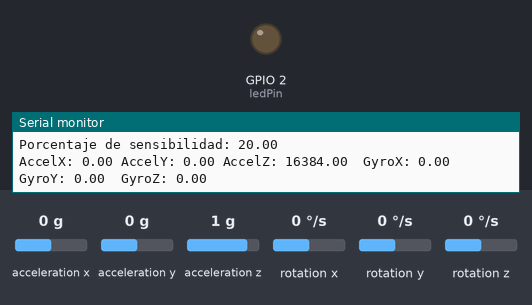
This sketch was run on a simulated ESP32. Parts: output pins drawn as LEDs (lit = HIGH), the last lines printed to the serial monitor. The test bench sets the inputs (shaded band); at power-on: acceleration x 0 g, acceleration y 0 g, acceleration z 1 g, rotation x 0 °/s, rotation y 0 °/s, rotation z 0 °/s. Nothing arrives over Bluetooth unless stated.

Above: at 2.2 s.
2.3 s: acceleration x set to -1.4 g
At 2.54 s:
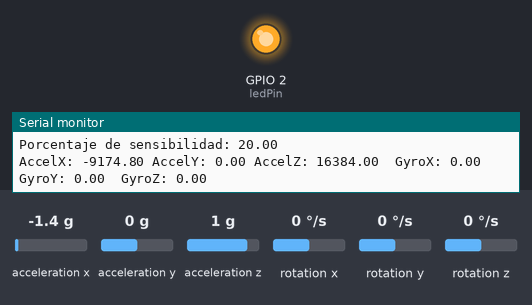
8.2 s: acceleration y set to 0.8 g
At 9.2 s:
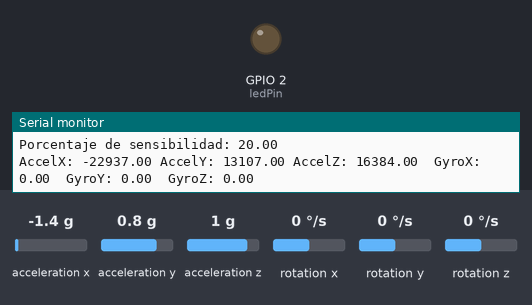
Timing chart, 0 to 11.2 s (numbered marks = the images above; inputs shaded):
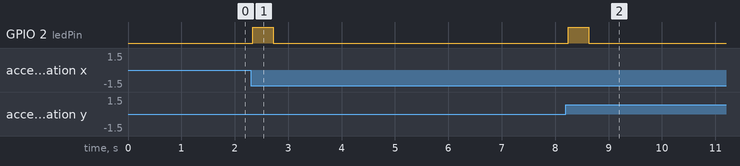

The sketch:

SensorBT_20_03_2024_20h_38m.ino
```cpp
#include <Wire.h>
#include <BluetoothSerial.h>
#include <MPU6050.h>

BluetoothSerial SerialBT;
MPU6050 mpu;

const int pinAnalogo = 34;
const int ledPin = 2; // LED interno del ESP32 NodeMCU 32S

int16_t prevAccelX, prevAccelY, prevAccelZ;
int16_t prevGyroX, prevGyroY, prevGyroZ;

float variationPercentage = 20.0; // Porcentaje de variación permitido (+/-)

const int numReadings = 10; // Número de lecturas para el filtro de promedio móvil
int16_t accelXReadings[numReadings];
int16_t accelYReadings[numReadings];
int16_t accelZReadings[numReadings];
int16_t gyroXReadings[numReadings];
int16_t gyroYReadings[numReadings];
int16_t gyroZReadings[numReadings];
int readingIndex = 0; // Renombrado de 'index' a 'readingIndex'

void setup() {
  Serial.begin(115200);
  SerialBT.begin("ESP32_SSR");
  delay(1000);
  pinMode(pinAnalogo, INPUT);
  pinMode(ledPin, OUTPUT); // Configura el pin del LED como salida

  Wire.begin();
  mpu.initialize();

  // Inicializa las lecturas previas con los valores iniciales
  mpu.getAcceleration(&prevAccelX, &prevAccelY, &prevAccelZ);
  mpu.getRotation(&prevGyroX, &prevGyroY, &prevGyroZ);

  // Inicializa los arreglos de lecturas para el filtro de promedio móvil
  for (int i = 0; i < numReadings; i++) {
    accelXReadings[i] = prevAccelX;
    accelYReadings[i] = prevAccelY;
    accelZReadings[i] = prevAccelZ;
    gyroXReadings[i] = prevGyroX;
    gyroYReadings[i] = prevGyroY;
    gyroZReadings[i] = prevGyroZ;
  }
}

void loop() {
  int16_t accelX, accelY, accelZ;
  int16_t gyroX, gyroY, gyroZ;

  mpu.getAcceleration(&accelX, &accelY, &accelZ);
  mpu.getRotation(&gyroX, &gyroY, &gyroZ);

  // Actualiza los arreglos de lecturas para el filtro de promedio móvil
  accelXReadings[readingIndex] = accelX;
  accelYReadings[readingIndex] = accelY;
  accelZReadings[readingIndex] = accelZ;
  gyroXReadings[readingIndex] = gyroX;
  gyroYReadings[readingIndex] = gyroY;
  gyroZReadings[readingIndex] = gyroZ;
  readingIndex = (readingIndex + 1) % numReadings;

  // Calcula la media de las lecturas para el filtro de promedio móvil
  float accelXAvg = 0;
  float accelYAvg = 0;
  float accelZAvg = 0;
  float gyroXAvg = 0;
  float gyroYAvg = 0;
  float gyroZAvg = 0;
  for (int i = 0; i < numReadings; i++) {
    accelXAvg += accelXReadings[i];
    accelYAvg += accelYReadings[i];
    accelZAvg += accelZReadings[i];
    gyroXAvg += gyroXReadings[i];
    gyroYAvg += gyroYReadings[i];
    gyroZAvg += gyroZReadings[i];
  }
  accelXAvg /= numReadings;
  accelYAvg /= numReadings;
  accelZAvg /= numReadings;
  gyroXAvg /= numReadings;
  gyroYAvg /= numReadings;
  gyroZAvg /= numReadings;

  // Calcula el cambio porcentual en las lecturas
  float accelChangeX = abs((accelXAvg - prevAccelX) / (float)prevAccelX) * 100;
  float accelChangeY = abs((accelYAvg - prevAccelY) / (float)prevAccelY) * 100;
  float accelChangeZ = abs((accelZAvg - prevAccelZ) / (float)prevAccelZ) * 100;

  // Actualiza las lecturas previas
  prevAccelX = accelXAvg;
  prevAccelY = accelYAvg;
  prevAccelZ = accelZAvg;

  // Lee el monitor serial para ajustar la sensibilidad
if (Serial.available() > 0) {
  int input = Serial.parseInt(); // Lee el número entero ingresado

  // Utiliza un switch-case para asignar el porcentaje de sensibilidad correspondiente
  switch(input) {
    case 1:
      variationPercentage = 10.0;
      break;
    case 2:
      variationPercentage = 20.0;
      break;
    case 3:
      variationPercentage = 30.0;
      break;
    // Agrega más casos según sea necesario
    default:
      Serial.println("Opción inválida.");
      return; // Sal del bucle si la opción es inválida
  }

  Serial.print("Nuevo porcentaje de variación: ");
  Serial.println(variationPercentage);
}
// Lee Bluetooth para ajustar la sensibilidad
while (SerialBT.available() > 0) {
  int input = SerialBT.parseInt(); // Lee el número entero recibido por Bluetooth

  // Utiliza un switch-case para asignar el porcentaje de sensibilidad correspondiente
  switch(input) {
    case 1:
      variationPercentage = 10.0;
      break;
    case 2:
      variationPercentage = 20.0;
      break;
    case 3:
      variationPercentage = 30.0;
      break;
    // Agrega más casos según sea necesario
    default:
      SerialBT.println("Opción inválida.");
      return; // Sal del bucle si la opción es inválida
  }

  SerialBT.print("Nuevo porcentaje de variación: ");
  SerialBT.println(variationPercentage);
}


  // Comprueba si alguna variación excede el porcentaje permitido
  if (accelChangeX > variationPercentage || accelChangeY > variationPercentage || accelChangeZ > variationPercentage) {
    digitalWrite(ledPin, HIGH); // Enciende el LED
  } else {
    digitalWrite(ledPin, LOW); // Apaga el LED si no hay variación
  }

  Serial.print("Porcentaje de sensibilidad: ");
  Serial.println(variationPercentage);

  Serial.print("AccelX: ");
  Serial.print(accelXAvg);
  Serial.print(" AccelY: ");
  Serial.print(accelYAvg);
  Serial.print(" AccelZ: ");
  Serial.print(accelZAvg);

  Serial.print("  GyroX: ");
  Serial.print(gyroXAvg);
  Serial.print("  GyroY: ");
  Serial.print(gyroYAvg);
  Serial.print("  GyroZ: ");
  Serial.println(gyroZAvg);

  if (SerialBT.connected()) {
    SerialBT.print("Porcentaje de sensibilidad: ");
    SerialBT.println(variationPercentage);

    SerialBT.print("AccelX: ");
    SerialBT.print(accelXAvg);
    SerialBT.print("  AccelY: ");
    SerialBT.print(accelYAvg);
    SerialBT.print("  AccelZ: ");
    SerialBT.print(accelZAvg);

    SerialBT.print("  GyroX: ");
    SerialBT.print(gyroXAvg);
    SerialBT.print("  GyroY: ");
    SerialBT.print(gyroYAvg);
    SerialBT.print("  GyroZ: ");
    SerialBT.println(gyroZAvg);

    SerialBT.flush();
  }

  delay(50);
}
```

Measured:
- after the input at 2.3 s, GPIO 2 (ledPin): LOW → HIGH at once, → LOW 0.38 s later
- after the input at 8.2 s, GPIO 2 (ledPin): LOW → HIGH at once, → LOW 0.39 s later
